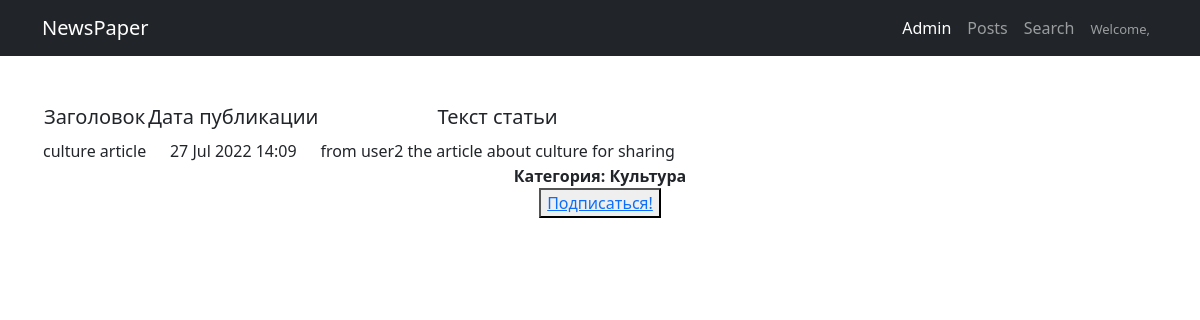
Screenshot of /posts/52/ with the database file from the repository.
### newapp/models.py (models this page shows, shortened)
class Post(models.Model):
    NEWS = 'NW'
    ARTICLE = 'AT'
    TYPE_POST_CHOICES = [(NEWS, 'Новости'), (ARTICLE, 'Статья'),]
    post_type = models.CharField("Тип", max_length=2, choices=TYPE_POST_CHOICES, default=NEWS)
    post_author = models.ForeignKey(Author, on_delete=models.CASCADE, verbose_name="Имя автора")
    post_date_time = models.DateTimeField("Дата публикации (ГГГГ-ММ-ДД)", auto_now_add=True)
    post_category = models.ManyToManyField(Category, through='PostCategory', blank=False, verbose_name="Категория", related_name='posts')
    post_title = models.CharField("Заголовок", max_length=100)
    post_text = models.TextField("Текст")
    post_rating = models.IntegerField(default=0)

class Category(models.Model):
    category_name = models.CharField(max_length=20, unique=True)
    subscribers = models.ManyToManyField(User, through='Subscriber', blank=True)

### newapp/views.py (the view)
# urls.py: path('<int:pk>/', PostDetailView.as_view(), name='post_detail'), # Ссылка на детали поста
class PostDetailView(DetailView):
    model = Post
    template_name = 'newapp/post_detail.html'
    context_object_name = 'post'
    def get_context_data(self, **kwargs):
        context = super().get_context_data(**kwargs)
        for cat in context['post'].post_category.all():
            c = Category.objects.get(id=cat.id)
            context['is_not_subscribed'] = not c.subscribers.filter(username=self.request.user.username).exists()
        return context

### newapp/templatetags/custom_filters.py (called while the page is built)
@register.filter(name='censor')
def censor(value, arg):
    list_bad_words = ['черт', 'блин', 'капец', 'дерьмо', 'хрен', 'чёрт']
    value_edited = value
    value_final = ''
    for word in list_bad_words:
        value_edited = value_edited.lower()
        value_temp = value_edited.replace(word, arg * len(word))
        value_edited = value_temp
    for i in range(0, len(value)):
        if (value[i] != value_edited[i]) & (value_edited[i].isalpha()):
            temp = value_edited[i].upper()
            value_final += temp
        else:
            value_final += value_edited[i]
    return value_final

### templates/newapp/post_detail.html (shortened to what this page needs)
{% extends 'default.html' %}
{% load custom_filters %}
{% block content %}
<table>
    <thead>
        <th>
            <h5>Заголовок</h5>
        </th>
        <th>
            <h5>Дата публикации</h5>
        </th>
        <th>
            <h5>Текст статьи</h5>
        </th>
    </thead>
    <tr>
        <td>
            {{ post.post_title|censor:'*' }}
        </td>
        <td>
            {{ post.post_date_time|date:'d M Y H:i' }}
        </td>
        <td>
            {{ post.post_text|censor:'*' }}
        </td>
    </tr>
</table>
<label><b>Категория: </b></label>
{% for cat in post.post_category.all %}
    <b>{{ cat.category_name }}</b><br>
        {% if is_not_subscribed %}
            <button><a href="subscribe/"> Подписаться! </a> </button>
        {% endif %}
{% endfor %}
{% endblock content %}

### rows the page displays
Post: post_title|censor "culture article", post_date_time "27 Jul 2022 14:09", post_text|censor "from user2 the article about culture for sharing"
Category: category_name "Культура"
